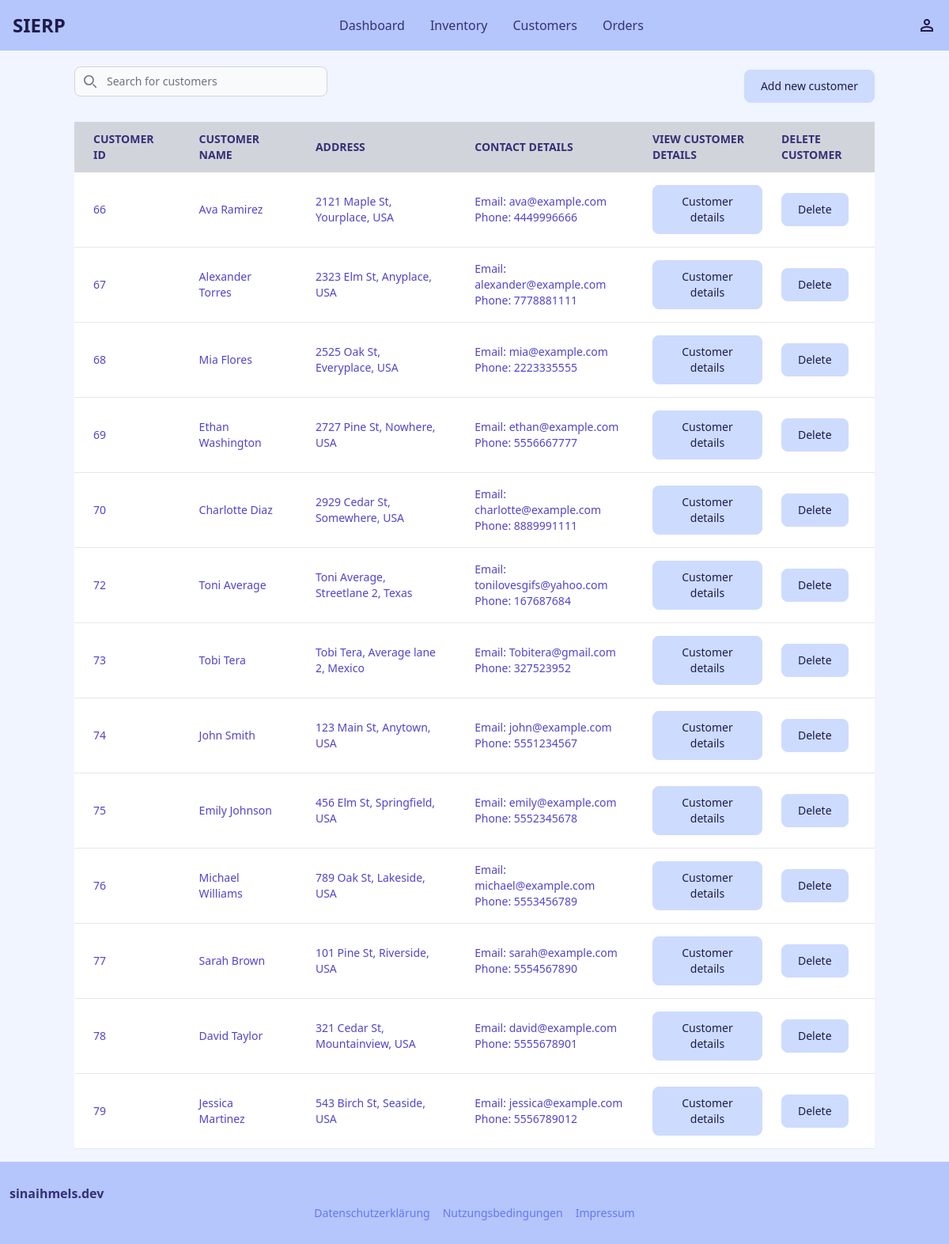
Before: /customers/ with the older database file.
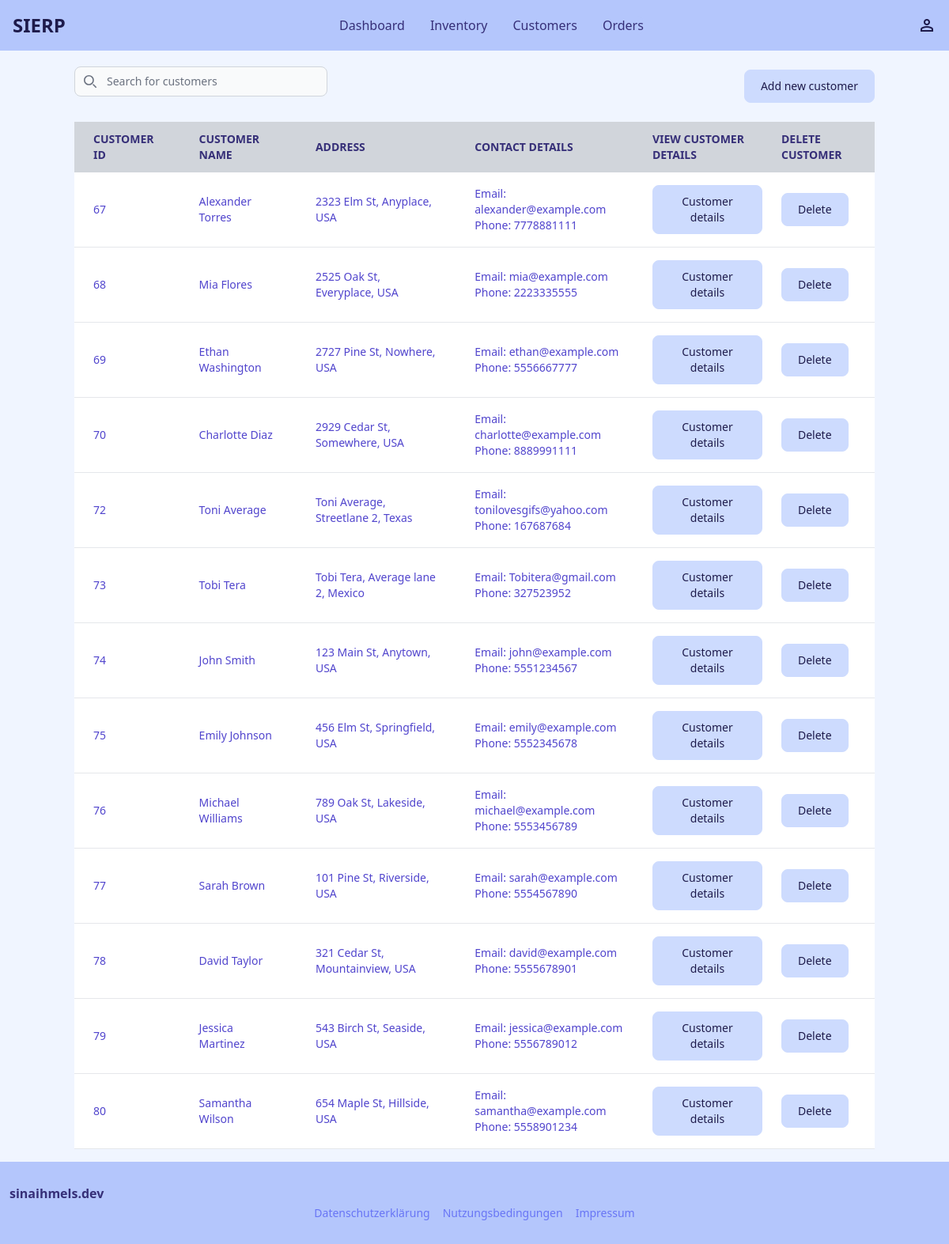
After: the same page with the newer database file.
### customers/models.py (models this page shows, shortened)
class Customer(models.Model):
    id = models.BigIntegerField().primary_key=True
    name = models.CharField(max_length=200)
    email = models.EmailField(max_length=254)
    address = models.CharField(max_length=400)
    phone = models.BigIntegerField()

### customers/views.py (the view, shortened to what this page needs)
# urls.py: path('', include('customers.urls')),
def customers(request):
    if request.method == "GET":
        customers = Customer.objects.all()
        return render(request, "customers/customers.html", {"customers": customers})

### customers/templates/customers/customers.html (shortened to what the changed rows need)
{% extends '_base.html' %}
{% block content %}
<div class="overflow-x-auto mx-1.5">
    <table class="w-full text-sm text-left rtl:text-right text-indigo-200 dark:text-indigo-400">
        <thead class="text-s text-indigo-900 uppercase bg-gray-300">
            <tr>
                <th scope="col" class="px-6 py-3">
                    Customer id
                </th>
                <th scope="col" class="px-6 py-3">
                    Customer name
                </th>
                <th scope="col" class="px-6 py-3">
                    Address
                </th>
                <th scope="col" class="px-6 py-3">
                    Contact details
                </th>
                <th scope="col" class="px-3 py-3">
                    View customer details
                </th>
                <th scope="col" class="px-3 py-3">
                    Delete customer
                </th>
            </tr>
        </thead>
        <tbody>
            {% for customer in customers %}
            <tr class="bg-white border-b dark:bg-gray-800 dark:border-gray-700 hover:bg-gray-50 dark:hover:bg-gray-600 text-indigo-700"
                id="customersrow">
                <td class="customer_id px-6 py-4">
                    {{customer.id}}
                </td>
                <td class="customer_name px-6 py-4">
                    {{customer.name}}
                </td>
                <td class="customer_address px-6 py-4">
                    {{customer.address}}
                </td>
                <td class="contact_details px-6 py-4" id="contactinfo">
                    Email: {{customer.email}}
                    Phone: {{customer.phone}}
                </td>
                <td class="px-3 py-4">
                    <button data-details-id="{{customer.id}}" data-drawer-show="details_customer"
                        data-drawer-target="details_customer" aria-controls="details_customer"
                        data-drawer-placement="right" class="customer_details_button inline-flex w-auto justify-center text-indigo-950 items-center bg-indigo-200 hover:bg-indigo-400 focus:ring-4 focus:outline-none focus:ring-primary-300
                    rounded-lg border border-indigo-200 text-sm font-medium px-5 py-2.5 hover:text-indigo-950 focus:z-10 dark:bg-indigo-700 dark:text-indigo-300 dark:border-indigo-500 dark:hover:text-white
                    dark:hover:bg-indigo-600 dark:focus:ring-indigo-600">Customer details</button>
                </td>
                <td class="px-3 py-4">
                    <button id="deleteButton" data-modal-target="deleteModal"
                        data-modal-toggle="deleteModal" class="inline-flex w-auto justify-center text-indigo-950 items-center bg-indigo-200 hover:bg-indigo-400 focus:ring-4 focus:outline-none focus:ring-primary-300
                rounded-lg border border-indigo-200 text-sm font-medium px-5 py-2.5 hover:text-indigo-950 focus:z-10 dark:bg-indigo-700 dark:text-indigo-300 dark:border-indigo-500 dark:hover:text-white
                dark:hover:bg-indigo-600 dark:focus:ring-indigo-600">Delete</button>
            {% endfor %}
        </tbody>
    </table>
</div>
{% endblock %}

Changed rows visible on the page:
removed Customer: id "66", name "Ava Ramirez", address "2121 Maple St, Yourplace, USA", email "ava@example.com", phone "4449996666"
added Customer: id "80", name "Samantha Wilson", address "654 Maple St, Hillside, USA", email "samantha@example.com", phone "5558901234"
